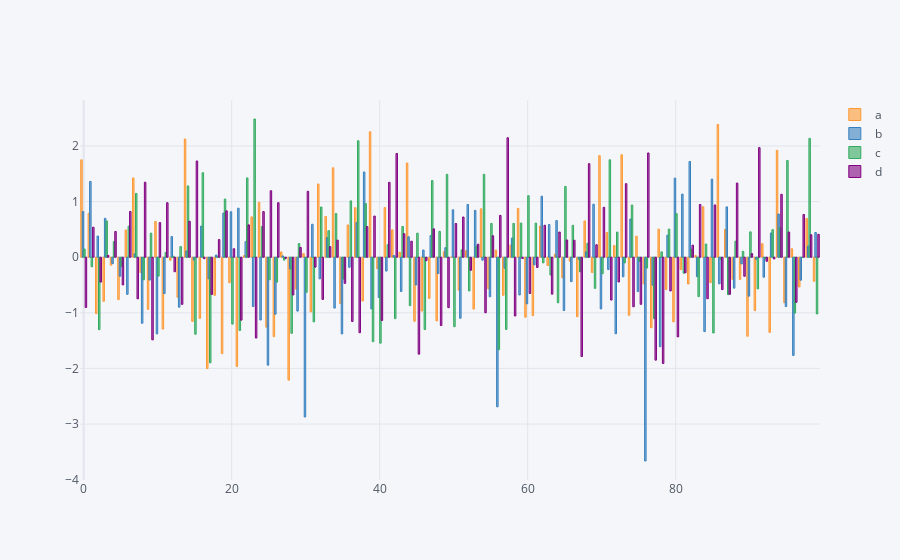

Notebook code for this chart:
### Code cell
# diagrama de tipo barras
dataframe.iplot(kind='bar')
